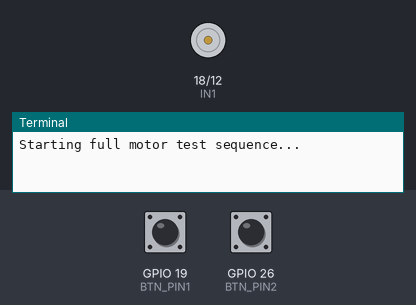
A program run on a simulated Raspberry Pi (BCM pin numbers). Parts: motor-driver pin pairs drawn as motors (green arrow = first pin HIGH = forward, orange = second pin HIGH = backward, longer = more drive, scaled by the enable pin), the last lines printed to the terminal. The test bench sets the inputs (shaded band); at power-on: GPIO 19 (BTN_PIN1) HIGH, GPIO 26 (BTN_PIN2) HIGH.

Above: at 1.2 s.
1.3 s: GPIO 19 (BTN_PIN1) pulled LOW for 0.15 s
At 2.7 s:
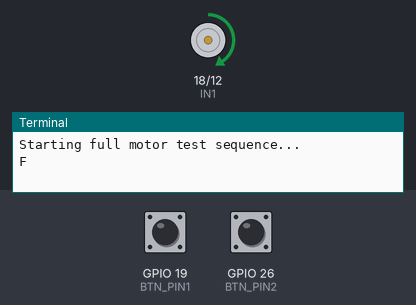
4.4 s: GPIO 26 (BTN_PIN2) pulled LOW for 0.15 s
At 5.1 s:
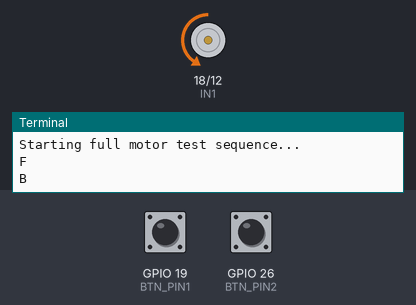
7.5 s: GPIO 26 (BTN_PIN2) pulled LOW for 1 s
At 10.9 s:
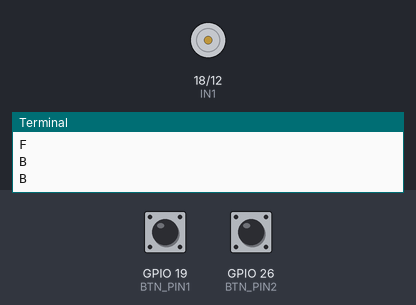
11.5 s: GPIO 26 (BTN_PIN2) pulled LOW for 3.2 s
At 12.9 s:
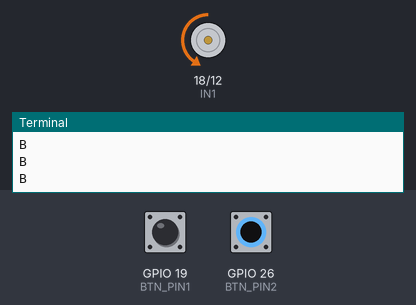
Timing chart, 0 to 18.7 s (numbered marks = the images above; inputs shaded):
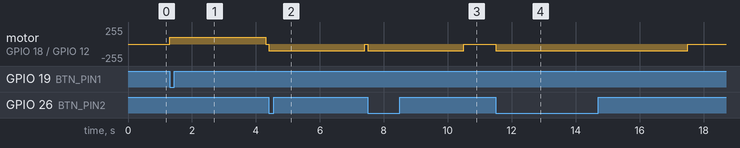

Measured:
- after the input at 1.3 s, motor on GPIO 18 (IN1) / GPIO 12 (IN2): stopped → forward 102/255 at once, → stopped 3.0 s later
- after the input at 4.4 s, motor on GPIO 18 (IN1) / GPIO 12 (IN2): stopped → backward 102/255 at once, → stopped 3.0 s later
- after the input at 7.5 s, motor on GPIO 18 (IN1) / GPIO 12 (IN2): stopped → backward 102/255 at once, → stopped 3.0 s later
- after the input at 11.5 s, motor on GPIO 18 (IN1) / GPIO 12 (IN2): stopped → backward 102/255 at once, → stopped 6.0 s later

The program:

test10.py
```python
import RPi.GPIO as GPIO
from time import sleep

# 1. Tell the Pi we are using BCM (GPIO labels)
GPIO.setmode(GPIO.BCM)
GPIO.setwarnings(False)

# 2. Define the pins based on your T-Cobbler labels
IN1 = 18   # Connects to Orange wire
IN2 = 12   # Connects to Red wire
BTN_PIN1 = 19
BTN_PIN2 = 26
ENA = 13   # Speed Control Pin (Enable A)

# 3. Configure the pins
GPIO.setup(ENA, GPIO.OUT)
GPIO.setup(IN1, GPIO.OUT)
GPIO.setup(IN2, GPIO.OUT)
GPIO.setup(BTN_PIN1, GPIO.IN, pull_up_down=GPIO.PUD_UP)
GPIO.setup(BTN_PIN2, GPIO.IN, pull_up_down=GPIO.PUD_UP)

# 4. Initialize Software PWM on ENA pin at 1000Hz frequency
pwm_motor = GPIO.PWM(ENA, 1000)
pwm_motor.start(0) # Fixed the 'pwn' typo here

# 5. Define Motor Control Functions
def motor_forward(speed=40):
    # Set Direction: IN1 High, IN2 Low
    GPIO.output(IN1, GPIO.HIGH)
    GPIO.output(IN2, GPIO.LOW)  # Fixed: changed from IN1 to IN2
    # Set Speed
    pwm_motor.ChangeDutyCycle(speed)

def motor_backward(speed=40):
    # Set Direction: IN1 Low, IN2 High
    GPIO.output(IN1, GPIO.LOW)
    GPIO.output(IN2, GPIO.HIGH) # Fixed: changed from IN1 to IN2
    # Set Speed
    pwm_motor.ChangeDutyCycle(speed)

def motor_stop():
    # Cut power completely by setting pins LOW and speed to 0
    GPIO.output(IN1, GPIO.LOW)
    GPIO.output(IN2, GPIO.LOW)
    pwm_motor.ChangeDutyCycle(0)

# 6. Main Execution Loop
try:
    print("Starting full motor test sequence...")

    while True:
        button_state1 = GPIO.input(BTN_PIN1)
        button_state2 = GPIO.input(BTN_PIN2)

        if button_state1 == GPIO.LOW:
            print("F")
            motor_forward(40) # Drives forward at 40% speed
            sleep(3)

        elif button_state2 == GPIO.LOW:
            print("B")
            motor_backward(40) # Drives backward at 40% speed
            sleep(3)

        else:
            motor_stop()
            sleep(0.1) # Reduced from 1 to 0.1 for better responsiveness when idle

except KeyboardInterrupt:
    print("\nProgram stopped by user.")

finally:
    # Always clean up when you exit to protect the pins
    print("Cleaning up GPIO resources...")
    pwm_motor.stop() # Fixed: stopping the correct PWM object name
    GPIO.cleanup()
    print("Done!")
```
